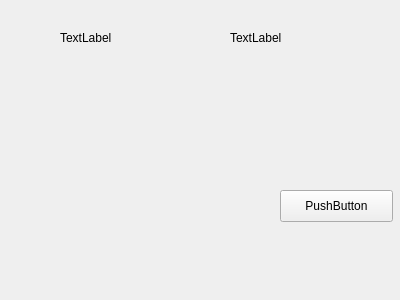
<?xml version="1.0" encoding="UTF-8"?>
<ui version="4.0">
 <class>Sending</class>
 <widget class="QWidget" name="Sending">
  <property name="geometry">
   <rect>
    <x>0</x>
    <y>0</y>
    <width>400</width>
    <height>300</height>
   </rect>
  </property>
  <property name="windowTitle">
   <string>Form</string>
  </property>
  <widget class="QLabel" name="label">
   <property name="geometry">
    <rect>
     <x>60</x>
     <y>30</y>
     <width>60</width>
     <height>16</height>
    </rect>
   </property>
   <property name="text">
    <string>TextLabel</string>
   </property>
  </widget>
  <widget class="QLabel" name="label_2">
   <property name="geometry">
    <rect>
     <x>230</x>
     <y>30</y>
     <width>60</width>
     <height>16</height>
    </rect>
   </property>
   <property name="text">
    <string>TextLabel</string>
   </property>
  </widget>
  <widget class="QPushButton" name="pushButton">
   <property name="geometry">
    <rect>
     <x>280</x>
     <y>190</y>
     <width>113</width>
     <height>32</height>
    </rect>
   </property>
   <property name="text">
    <string>PushButton</string>
   </property>
  </widget>
 </widget>
 <resources/>
 <connections/>
</ui>
